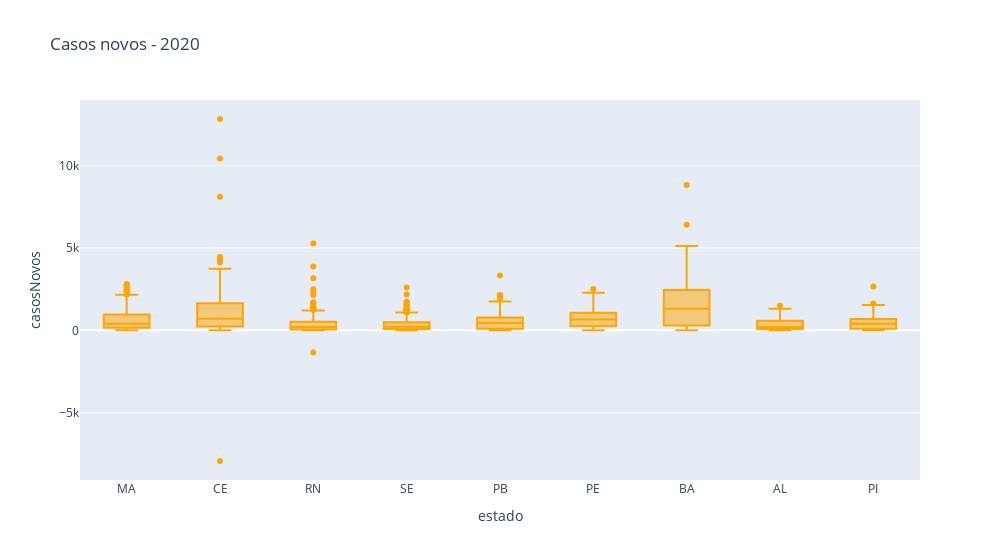

Write notebook code for a chart like this one.
### Code cell
fig_casos_box = xp.box(
    b2020, 
    y='casosNovos', 
    x='estado', 
    color_discrete_sequence =['orange']*len(b2020), 
    title='Casos novos - 2020',
    width=1000)

fig_casos_box.show()

### Figure 1 — Plotly figure (JSON) as saved in the notebook; plotly's stock layout.template omitted (floating-point values rounded to 4 significant figures; data arrays with more than 128 entries replaced by an {"elided": "..."} marker saying what was removed)
{"data": [{"alignmentgroup": "True", "hovertemplate": "estado=%{x}<br>casosNovos=%{y}<extra></extra>", "legendgroup": "", "marker": {"color": "orange"}, "name": "", "notched": false, "offsetgroup": "", "orientation": "v", "showlegend": false, "type": "box", "x": {"elided": "2799 str values"}, "x0": " ", "xaxis": "x", "y": {"elided": "2799 int values"}, "y0": " ", "yaxis": "y"}], "layout": {"boxmode": "group", "legend": {"tracegroupgap": 0}, "title": {"text": "Casos novos - 2020"}, "width": 1000, "xaxis": {"anchor": "y", "domain": [0, 1], "title": {"text": "estado"}}, "yaxis": {"anchor": "x", "domain": [0, 1], "title": {"text": "casosNovos"}}}}
